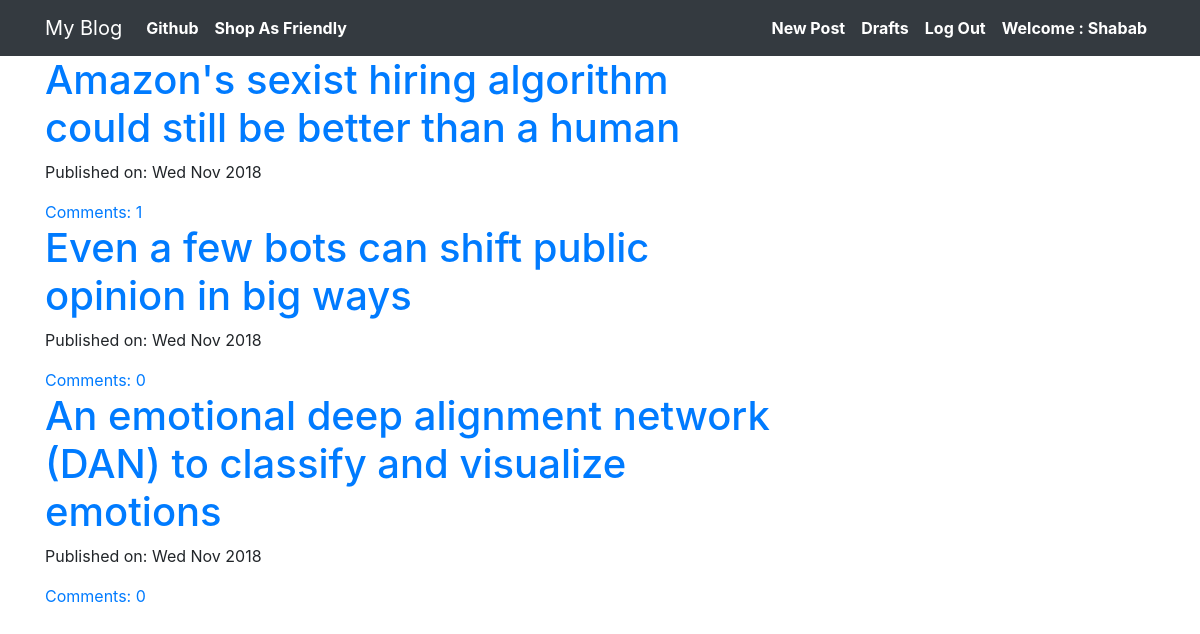
The app's page / (signed in) with its own data.
### blog/models.py (models this page shows, shortened)
class Post(models.Model):
	author = models.ForeignKey('auth.User',on_delete=models.CASCADE)
	title = models.CharField(max_length=5000)
	text = models.TextField()
	created_date = models.DateTimeField(default=timezone.now)
	published_date = models.DateTimeField(blank=True,null=True)
	def approve_comments(self):
		return self.comments.filter(approved_comment=True)

### blog/views.py (the view)
# urls.py: path('',views.PostListView.as_view(),name='post_list'),
class PostListView(ListView):
	model = Post
	def get_queryset(self):
		return Post.objects.filter(published_date__lte=timezone.now()).order_by('-published_date')

### blog/templates/blog/post_list.html
{% extends "blog/base.html" %}
{% block content %}
    <div class="centerstage">
    	{% for post in post_list %}
		<div class="post">
			<h1><a href="{% url 'post_detail' pk=post.pk %}">{{ post.title }}</a></h1>
			<div class="date">
        <p>Published on: {{ post.published_date|date:"D M Y"}}</p>
			</div>
      <a href="{% url 'post_detail' pk=post.pk %}">Comments: {{ post.approve_comments.count }}</a>
		</div>
	    {% endfor %}
    </div>
{% endblock %}

### blog/templates/blog/base.html (shortened to what this page needs)
<!DOCTYPE html>
{% load staticfiles %}
<html>
<head>
    <link rel="stylesheet" href="https://maxcdn.bootstrapcdn.com/bootstrap/4.0.0/css/bootstrap.min.css">
    <link rel="stylesheet" href="//cdn.jsdelivr.net/npm/medium-editor@latest/dist/css/medium-editor.min.css" type="text/css" media="screen" charset="utf-8">
	<link rel="stylesheet" type="text/css" href="{% static 'css/blog.css' %}">
</head>
<body>
	<nav class="navbar navbar-expand-sm bg-dark navbar-dark">
		<div class="container">
			<ul class="nav navbar-nav navbar-dark">
				<li class="nav-item"><a class="navbar-brand" href="{% url 'post_list' %}">My Blog</a></li>
				<li class="nav-item"><a class="nav-link" href="https://www.github.com/mdshababuddin" style="font-weight: bold;color: white">Github</a></li>
				<li class="nav-item"><a class="nav-link" href="http://www.shopasfriendly.com" style="font-weight: bold;color: white">Shop As Friendly</a></li>
			</ul>
			<ul class="nav navbar-nav navbar-dark navbar-right">
				{% if user.is_authenticated %}
					<li class="nav-item">
						<a class="nav-link" href="{% url 'post_new' %}" style="font-weight: bold;color: white">New Post</a>
					</li>
					<li class="nav-item">
						<a class="nav-link" href="{% url 'post_draft_list' %}" style="font-weight: bold;color: white">Drafts</a>
					</li>
					<li class="nav-item">
						<a class="nav-link" href="{% url 'logout' %}" style="font-weight: bold;color: white">Log Out</a>
					</li>
					<li class="nav-item">
						<a class="nav-link" style="font-weight: bold;color: white">Welcome : {{ user.username }}</a>
					</li>
				{% else %}
				<li class="nav-item"><a class="nav navbar-right" href="{% url 'login' %}"><span class="glyphicon glyphicon-user" style="font-weight: bold;color: white">Login</span></a></li>
				{% endif %}
			</ul>
		</div>
	</nav>
	<div class="content container">
		<div class="row">
			<div class="col-md-8">
				<div class="blog_posts">
					{% block content %}
					{% endblock %}
				</div>
			</div>
		</div>
	</div>
</body>
</html>

### blog/static/css/blog.css (style rules this page uses)
.centerstage { margin-left: auto; margin-right: auto; }

### records on screen
Post: title "Amazon's sexist hiring algorithm could still be better than a human", published_date "Wed Nov 2018", approve_comments.count "1"
Post: title "Even a few bots can shift public opinion in big ways", published_date "Wed Nov 2018", approve_comments.count "0"
Post: title "An emotional deep alignment network (DAN) to classify and visualize emotions", published_date "Wed Nov 2018", approve_comments.count "0"

### other values on screen
{{ user.username }} "Shabab"
